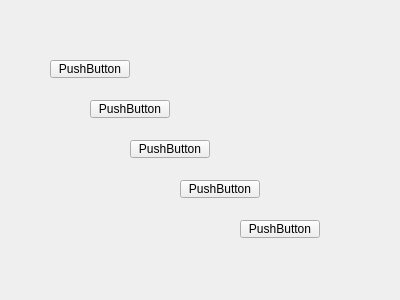
<?xml version="1.0" encoding="UTF-8"?>
<ui version="4.0">
 <class>CTestWidget</class>
 <widget class="QWidget" name="CTestWidget">
  <property name="geometry">
   <rect>
    <x>0</x>
    <y>0</y>
    <width>400</width>
    <height>300</height>
   </rect>
  </property>
  <property name="windowTitle">
   <string>Form</string>
  </property>
  <widget class="QPushButton" name="pushButton">
   <property name="geometry">
    <rect>
     <x>50</x>
     <y>60</y>
     <width>80</width>
     <height>18</height>
    </rect>
   </property>
   <property name="text">
    <string>PushButton</string>
   </property>
  </widget>
  <widget class="QPushButton" name="pushButton_2">
   <property name="geometry">
    <rect>
     <x>90</x>
     <y>100</y>
     <width>80</width>
     <height>18</height>
    </rect>
   </property>
   <property name="text">
    <string>PushButton</string>
   </property>
  </widget>
  <widget class="QPushButton" name="pushButton_3">
   <property name="geometry">
    <rect>
     <x>130</x>
     <y>140</y>
     <width>80</width>
     <height>18</height>
    </rect>
   </property>
   <property name="text">
    <string>PushButton</string>
   </property>
  </widget>
  <widget class="QPushButton" name="pushButton_4">
   <property name="geometry">
    <rect>
     <x>180</x>
     <y>180</y>
     <width>80</width>
     <height>18</height>
    </rect>
   </property>
   <property name="text">
    <string>PushButton</string>
   </property>
  </widget>
  <widget class="QPushButton" name="pushButton_5">
   <property name="geometry">
    <rect>
     <x>240</x>
     <y>220</y>
     <width>80</width>
     <height>18</height>
    </rect>
   </property>
   <property name="text">
    <string>PushButton</string>
   </property>
  </widget>
 </widget>
 <resources/>
 <connections/>
</ui>
